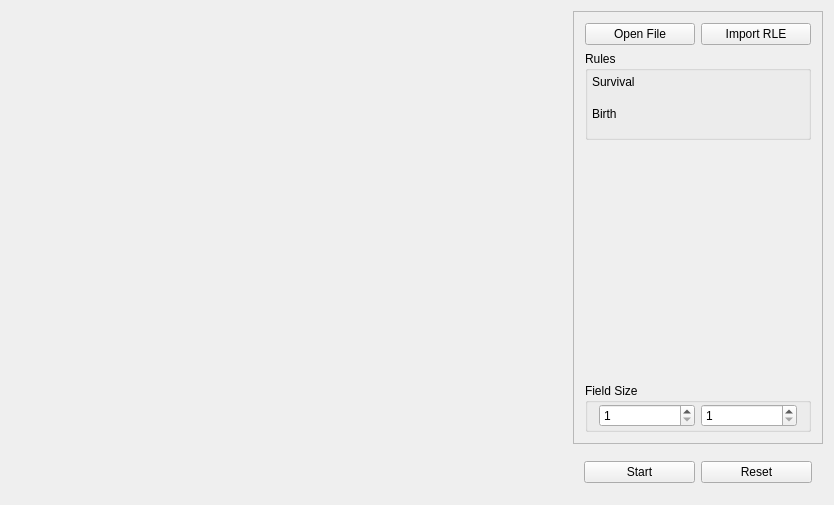
<?xml version="1.0" encoding="UTF-8"?>
<ui version="4.0">
 <class>Qt_GoLClass</class>
 <widget class="QMainWindow" name="Qt_GoLClass">
  <property name="geometry">
   <rect>
    <x>0</x>
    <y>0</y>
    <width>834</width>
    <height>505</height>
   </rect>
  </property>
  <property name="windowTitle">
   <string>Qt_GoL</string>
  </property>
  <widget class="QWidget" name="centralWidget">
   <layout class="QHBoxLayout" name="horizontalLayout_2">
    <item>
     <layout class="QGridLayout" name="mainLayout">
      <property name="sizeConstraint">
       <enum>QLayout::SetDefaultConstraint</enum>
      </property>
      <property name="horizontalSpacing">
       <number>8</number>
      </property>
      <property name="verticalSpacing">
       <number>0</number>
      </property>
      <item row="0" column="0">
       <widget class="GoL_Widget" name="gol_field" native="true">
        <property name="minimumSize">
         <size>
          <width>256</width>
          <height>192</height>
         </size>
        </property>
        <property name="maximumSize">
         <size>
          <width>16777215</width>
          <height>16777215</height>
         </size>
        </property>
       </widget>
      </item>
      <item row="0" column="1">
       <widget class="QWidget" name="settings" native="true">
        <property name="sizePolicy">
         <sizepolicy hsizetype="Fixed" vsizetype="Preferred">
          <horstretch>0</horstretch>
          <verstretch>0</verstretch>
         </sizepolicy>
        </property>
        <property name="minimumSize">
         <size>
          <width>180</width>
          <height>0</height>
         </size>
        </property>
        <property name="maximumSize">
         <size>
          <width>250</width>
          <height>16777215</height>
         </size>
        </property>
        <layout class="QGridLayout" name="gridLayout_2">
         <property name="leftMargin">
          <number>0</number>
         </property>
         <property name="topMargin">
          <number>0</number>
         </property>
         <property name="rightMargin">
          <number>0</number>
         </property>
         <property name="bottomMargin">
          <number>0</number>
         </property>
         <item row="1" column="0">
          <widget class="QWidget" name="widget_3" native="true">
           <property name="sizePolicy">
            <sizepolicy hsizetype="Preferred" vsizetype="Fixed">
             <horstretch>0</horstretch>
             <verstretch>0</verstretch>
            </sizepolicy>
           </property>
           <property name="minimumSize">
            <size>
             <width>0</width>
             <height>32</height>
            </size>
           </property>
           <layout class="QHBoxLayout" name="horizontalLayout_3">
            <item>
             <widget class="QPushButton" name="startBtn">
              <property name="text">
               <string>Start</string>
              </property>
             </widget>
            </item>
            <item>
             <widget class="QPushButton" name="resetBtn">
              <property name="text">
               <string>Reset</string>
              </property>
             </widget>
            </item>
           </layout>
          </widget>
         </item>
         <item row="0" column="0">
          <widget class="QScrollArea" name="scrollArea">
           <property name="sizePolicy">
            <sizepolicy hsizetype="Expanding" vsizetype="Expanding">
             <horstretch>0</horstretch>
             <verstretch>0</verstretch>
            </sizepolicy>
           </property>
           <property name="widgetResizable">
            <bool>true</bool>
           </property>
           <widget class="QWidget" name="scrollAreaWidgetContents">
            <property name="enabled">
             <bool>true</bool>
            </property>
            <property name="geometry">
             <rect>
              <x>0</x>
              <y>0</y>
              <width>248</width>
              <height>435</height>
             </rect>
            </property>
            <property name="autoFillBackground">
             <bool>true</bool>
            </property>
            <layout class="QVBoxLayout" name="verticalLayout_2">
             <item>
              <layout class="QHBoxLayout" name="layout_importBtns">
               <item>
                <widget class="QPushButton" name="openFileBtn">
                 <property name="text">
                  <string>Open File</string>
                 </property>
                </widget>
               </item>
               <item>
                <widget class="QPushButton" name="importRLEBtn">
                 <property name="text">
                  <string>Import RLE</string>
                 </property>
                </widget>
               </item>
              </layout>
             </item>
             <item>
              <widget class="QGroupBox" name="rulesGroup">
               <property name="title">
                <string>Rules</string>
               </property>
               <layout class="QVBoxLayout" name="verticalLayout">
                <property name="spacing">
                 <number>6</number>
                </property>
                <property name="leftMargin">
                 <number>4</number>
                </property>
                <property name="topMargin">
                 <number>4</number>
                </property>
                <property name="rightMargin">
                 <number>4</number>
                </property>
                <property name="bottomMargin">
                 <number>4</number>
                </property>
                <item>
                 <widget class="QLabel" name="label">
                  <property name="text">
                   <string>Survival</string>
                  </property>
                 </widget>
                </item>
                <item>
                 <layout class="QGridLayout" name="layout_ruleSurvive">
                  <item row="2" column="0">
                   <widget class="QWidget" name="rs_labels" native="true">
                    <property name="sizePolicy">
                     <sizepolicy hsizetype="Preferred" vsizetype="Fixed">
                      <horstretch>0</horstretch>
                      <verstretch>0</verstretch>
                     </sizepolicy>
                    </property>
                    <layout class="QHBoxLayout" name="rs_layout_labels">
                     <property name="topMargin">
                      <number>0</number>
                     </property>
                     <property name="bottomMargin">
                      <number>0</number>
                     </property>
                    </layout>
                   </widget>
                  </item>
                  <item row="1" column="0">
                   <widget class="QWidget" name="rs_checkboxes" native="true">
                    <property name="sizePolicy">
                     <sizepolicy hsizetype="Preferred" vsizetype="Fixed">
                      <horstretch>0</horstretch>
                      <verstretch>0</verstretch>
                     </sizepolicy>
                    </property>
                    <layout class="QHBoxLayout" name="rs_layout_checkboxes">
                     <property name="topMargin">
                      <number>0</number>
                     </property>
                     <property name="bottomMargin">
                      <number>0</number>
                     </property>
                    </layout>
                   </widget>
                  </item>
                 </layout>
                </item>
                <item>
                 <widget class="QLabel" name="label_2">
                  <property name="text">
                   <string>Birth</string>
                  </property>
                 </widget>
                </item>
                <item>
                 <layout class="QGridLayout" name="layout_ruleRevive">
                  <item row="2" column="0">
                   <widget class="QWidget" name="rr_labels" native="true">
                    <property name="sizePolicy">
                     <sizepolicy hsizetype="Preferred" vsizetype="Fixed">
                      <horstretch>0</horstretch>
                      <verstretch>0</verstretch>
                     </sizepolicy>
                    </property>
                    <layout class="QHBoxLayout" name="rr_layout_labels">
                     <property name="topMargin">
                      <number>0</number>
                     </property>
                     <property name="bottomMargin">
                      <number>0</number>
                     </property>
                    </layout>
                   </widget>
                  </item>
                  <item row="1" column="0">
                   <widget class="QWidget" name="rr_checkboxes" native="true">
                    <property name="sizePolicy">
                     <sizepolicy hsizetype="Preferred" vsizetype="Fixed">
                      <horstretch>0</horstretch>
                      <verstretch>0</verstretch>
                     </sizepolicy>
                    </property>
                    <layout class="QHBoxLayout" name="rr_layout_checkboxes">
                     <property name="topMargin">
                      <number>0</number>
                     </property>
                     <property name="bottomMargin">
                      <number>0</number>
                     </property>
                    </layout>
                   </widget>
                  </item>
                 </layout>
                </item>
               </layout>
              </widget>
             </item>
             <item>
              <spacer name="verticalSpacer">
               <property name="orientation">
                <enum>Qt::Vertical</enum>
               </property>
               <property name="sizeHint" stdset="0">
                <size>
                 <width>20</width>
                 <height>40</height>
                </size>
               </property>
              </spacer>
             </item>
             <item>
              <widget class="QGroupBox" name="sizeGroup">
               <property name="title">
                <string>Field Size</string>
               </property>
               <layout class="QVBoxLayout" name="verticalLayout_3">
                <property name="topMargin">
                 <number>1</number>
                </property>
                <property name="bottomMargin">
                 <number>2</number>
                </property>
                <item>
                 <layout class="QHBoxLayout" name="horizontalLayout">
                  <item>
                   <widget class="QSpinBox" name="widthSpin">
                    <property name="wrapping">
                     <bool>false</bool>
                    </property>
                    <property name="suffix">
                     <string/>
                    </property>
                    <property name="minimum">
                     <number>1</number>
                    </property>
                   </widget>
                  </item>
                  <item>
                   <widget class="QSpinBox" name="heightSpin">
                    <property name="minimum">
                     <number>1</number>
                    </property>
                   </widget>
                  </item>
                 </layout>
                </item>
               </layout>
              </widget>
             </item>
            </layout>
           </widget>
          </widget>
         </item>
        </layout>
       </widget>
      </item>
     </layout>
    </item>
   </layout>
  </widget>
 </widget>
 <layoutdefault spacing="6" margin="11"/>
 <customwidgets>
  <customwidget>
   <class>GoL_Widget</class>
   <extends>QWidget</extends>
   <header>gol_widget.h</header>
   <container>1</container>
  </customwidget>
 </customwidgets>
 <resources>
  <include location="Qt_GoL.qrc"/>
 </resources>
 <connections/>
</ui>
